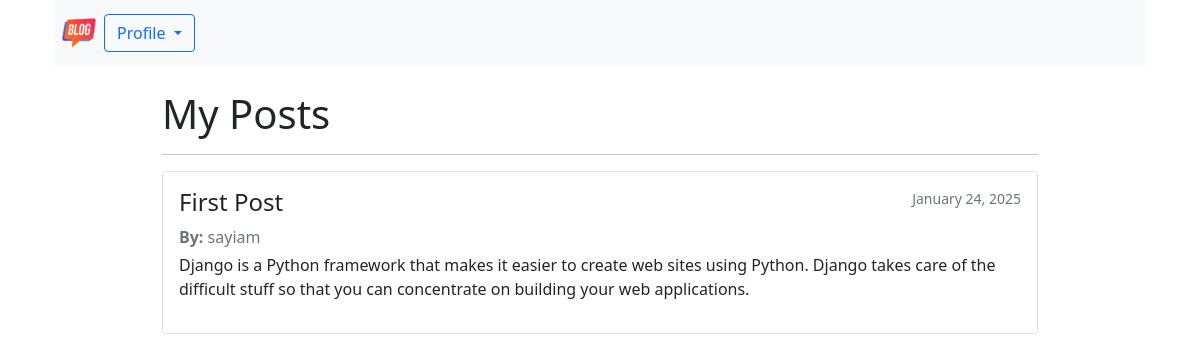
The page /myPost/ (signed in) on the database as committed earlier.
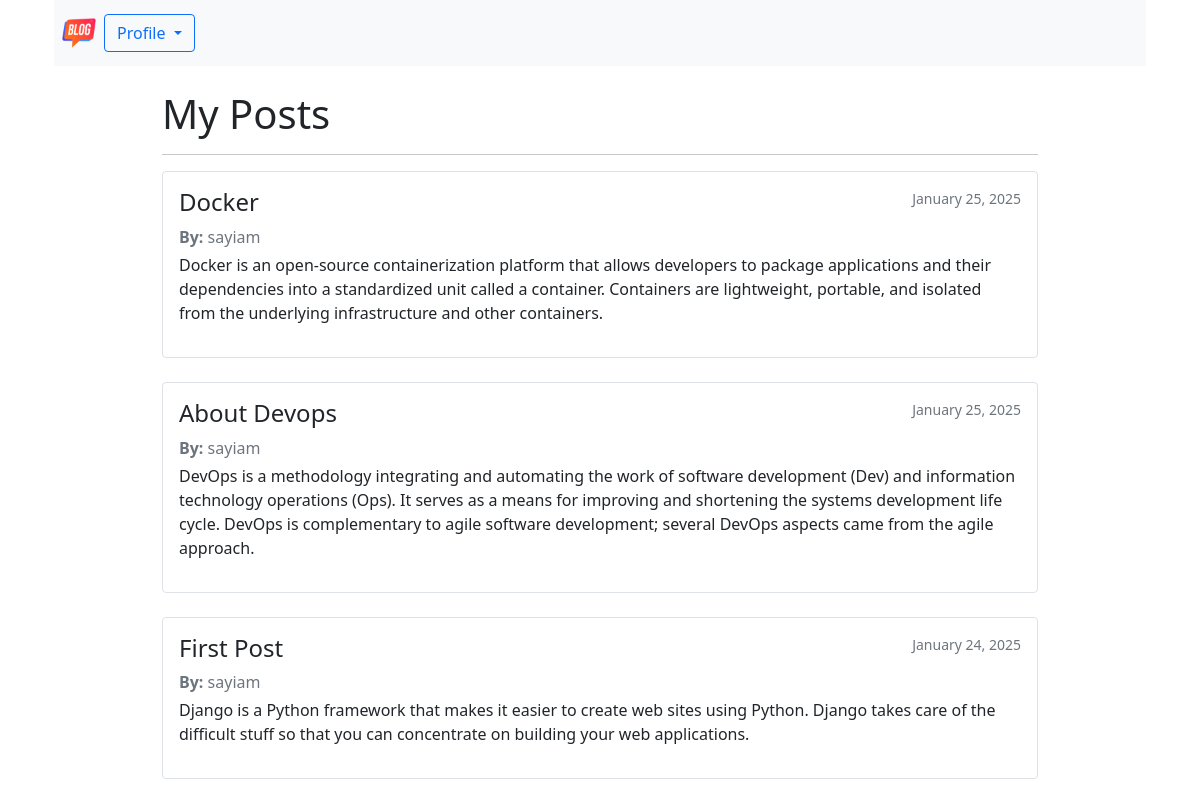
The same page on the database as committed later.
### blog/models.py (models this page shows, shortened)
class Post(models.Model):
    title=models.CharField(max_length=100)
    content=models.TextField()
    date_posted=models.DateTimeField(default=timezone.now)
    author=models.ForeignKey(User, on_delete=models.CASCADE)

### blog/views.py (the view)
# urls.py: path('myPost/', views.myPost, name='myPost'),
@login_required
def myPost(request):
    user_posts = Post.objects.filter(author=request.user).order_by('-id')
    return render(request, 'blog/mypost.html', {'posts': user_posts})

### blog/templates/blog/mypost.html (shortened to what this page needs)
{% extends 'blog/base.html' %} {% block content %} {% load static %}
<div class="container custom-container">
  <nav class="navbar navbar-expand-lg navbar-light bg-light">
    <div class="collapse navbar-collapse" id="navbarSupportedContent">
      <ul class="navbar-nav mr-auto">
        <li class="nav-item">
          <a href="/home">
            <img
              src="{% static 'image/ph.png' %}"
              alt="Logo"
              class="navbar-logo"
              style="height: 50px"
            />
          </a>
        </li>
      </ul>
      <div class="dropdown">
        <button
          class="btn btn-outline-primary dropdown-toggle"
          type="button"
          id="dropdownMenuButton"
          data-bs-toggle="dropdown"
          aria-expanded="false"
        >
          Profile
        </button>
      </div>
    </div>
  </nav>
</div>
<div class="container custom-container" style="max-width: 900px">
  <h1 class="mt-4">My Posts</h1>
  <hr />
  {% for post in posts %}
  <div class="post mb-4 p-3 border rounded">
    <div class="d-flex justify-content-between">
      <h4 class="text-capitalize">{{ post.title }}</h4>
      <small class="text-muted">{{ post.date_posted|date:"F d, Y" }}</small>
    </div>
    <p class="mb-1 text-muted"><strong>By:</strong> {{ post.author }}</p>
    <p>{{ post.content }}</p>
  </div>
  {% empty %}
  <p class="text-muted">You have not created any posts yet.</p>
  {% endfor %}
</div>
{% endblock %}

Rows that differ between the two databases and show on the page:
added Post: title "Docker", date_posted "January 25, 2025", author "sayiam", content "Docker is an open-source containerization platform that allows developers to package applications and their dependencies into a standardized unit called a container. Containers are lightweight, portable, and isolated from the underlying infrastructure and other containers."
added Post: title "About Devops", date_posted "January 25, 2025", author "sayiam", content "DevOps is a methodology integrating and automating the work of software development (Dev) and information technology operations (Ops). It serves as a means for improving and shortening the systems development life cycle. DevOps is complementary to agile software development; several DevOps aspects came from the agile approach."
